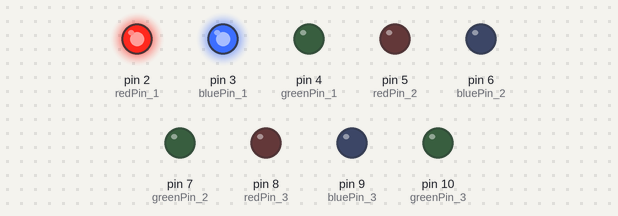
Simulated run of this sketch. Board: Arduino Uno, built with avr-gcc and run on an emulated ATmega328P. On the bench: output pins drawn as LEDs (lit = HIGH).

Above: at 1.0 s.
At 8.0 s:
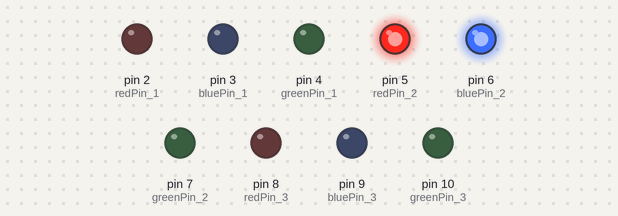
At 15.0 s:
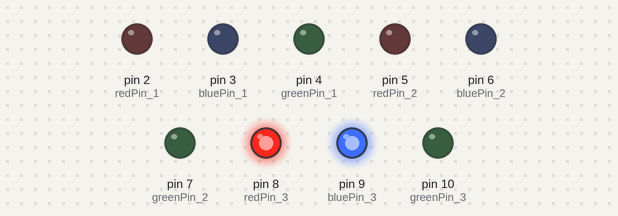
At 18.5 s:
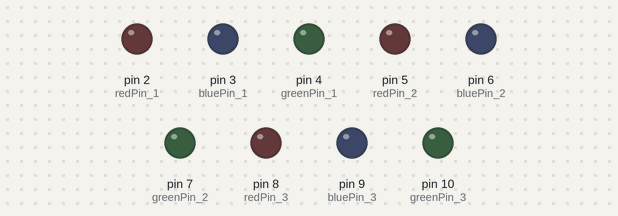
Timing chart, 0 to 27.3 s (numbered marks = the images above):
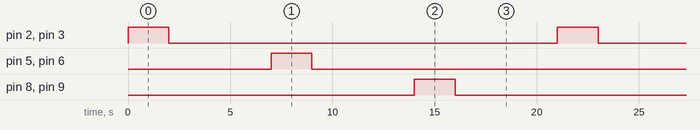

Measured:
- by itself, pin 2 (redPin_1), pin 3 (bluePin_1), pin 5 (redPin_2), pin 6 (bluePin_2), pin 8 (redPin_3), pin 9 (bluePin_3): alternates HIGH for 2.0 s and LOW for 19.0 s
- by itself, everything shown: repeats every 21.0 s, in 6 steps

The sketch:

ledRGB_blink.ino
```cpp
//led 1
int redPin_1 = 2;
int bluePin_1 = 3;
int greenPin_1 = 4;
//led 2
int redPin_2 = 5;
int bluePin_2 = 6;
int greenPin_2 = 7;
//led 3
int redPin_3 = 8;
int bluePin_3 = 9;
int greenPin_3 = 10;

void setup() {
  // put your setup code here, to run once:
  //led 1
  pinMode(redPin_1, OUTPUT);
  pinMode(bluePin_1, OUTPUT);
  pinMode(greenPin_1, OUTPUT);
  //led 2
  pinMode(redPin_2, OUTPUT);
  pinMode(bluePin_2, OUTPUT);
  pinMode(greenPin_2, OUTPUT);
  //led 3
  pinMode(redPin_3, OUTPUT);
  pinMode(bluePin_3, OUTPUT);
  pinMode(greenPin_3, OUTPUT);
}

void loop() {
  // put your main code here, to run repeatedly:
  //led 1
  setColor_led1();
  delay(5000);
  setColor_led2();
  delay(5000);
  setColor_led3();
  delay(5000);
}
void setColor_led1(){
  digitalWrite(redPin_1,HIGH);
  digitalWrite(bluePin_1,HIGH);
  digitalWrite(greenPin_1,LOW);
  delay(2000);
  digitalWrite(redPin_1,LOW);
  digitalWrite(bluePin_1,LOW);
  digitalWrite(greenPin_1,LOW);
}
void setColor_led2(){
  digitalWrite(redPin_2,HIGH);
  digitalWrite(bluePin_2,HIGH);
  digitalWrite(greenPin_2,LOW);
  delay(2000);
  digitalWrite(redPin_2,LOW);
  digitalWrite(bluePin_2,LOW);
  digitalWrite(greenPin_2,LOW);
}
void setColor_led3(){
  digitalWrite(redPin_3,HIGH);
  digitalWrite(bluePin_3,HIGH);
  digitalWrite(greenPin_3,LOW);
  delay(2000);
  digitalWrite(redPin_3,LOW);
  digitalWrite(bluePin_3,LOW);
  digitalWrite(greenPin_3,LOW);
}
```
